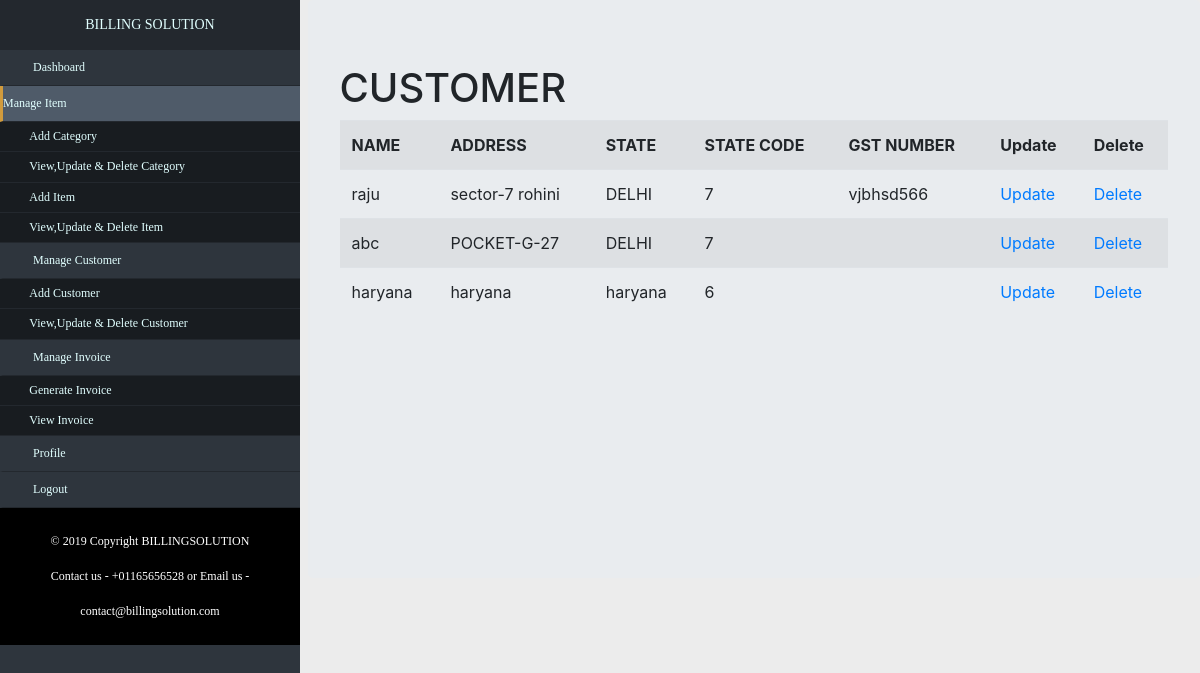
The app's page /customer/ (signed in) with its own data.
### UserApp/models.py (models this page shows, shortened)
class Customer(models.Model):
    username = models.ForeignKey(User,on_delete=models.CASCADE)
    name = models.CharField(max_length=40,blank=False)
    address = models.CharField(max_length=80,blank=False)
    state = models.CharField(max_length=20,blank=False)
    state_code = models.IntegerField(blank=False)
    gst_number = models.CharField(max_length=20,blank=True)

### UserApp/views.py (the view)
# urls.py: path('customer/',views.CustomerListView.as_view(),name='customer-list'),
class CustomerListView(LoginRequiredMixin,ListView):
    login_url = 'UserApp:loginpage'
    model=models.Customer
    template_name='UserApp/customer_list.html'

### UserApp/templates/UserApp/customer_list.html
<!DOCTYPE html>
{% extends "baseinner.html" %}
{% block body_block %}
<h1>CUSTOMER</h1>
<table class="table table-striped">
  <tr>
    <th>NAME</th>
    <th>ADDRESS</th>
    <th>STATE</th>
    <th>STATE CODE</th>
    <th>GST NUMBER</th>
    <th>Update</th>
    <th>Delete</th>
  </tr>
  {% for obj in object_list %}
        {% if request.user == obj.username %}
        <tr>
          <td>{{ obj.name }}</td>
          <td>{{ obj.address }}</td>
          <td>{{ obj.state }}</td>
          <td>{{ obj.state_code }}</td>
          <td>{{ obj.gst_number }}</td>
          <td><a href="{% url 'UserApp:customerinfo-update' obj.id %}">Update </a></td>
          <td><a href="{% url 'UserApp:customerinfo-delete' obj.id %}">Delete </a></td>
          </tr>
        {% endif %}
    {% endfor %}
  </table>
{% endblock %}

### static/css/baseinnercss.css (style rules this page uses)
body { background-color:rgb(236,236,236); }

### records on screen
Customer: name "raju", address "sector-7 rohini", state "DELHI", state_code "7", gst_number "vjbhsd566"
Customer: name "abc", address "POCKET-G-27", state "DELHI", state_code "7"
Customer: name "haryana", address "haryana", state "haryana", state_code "6"
